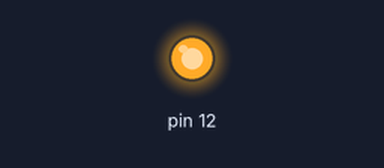
Bench run of a sketch on a simulated Arduino Uno, built with avr-gcc and run on an emulated ATmega328P. Parts: output pins drawn as LEDs (lit = HIGH).

Above: at 3.3 s.
Timing chart, 0 to 4.8 s (numbered marks = the images above):
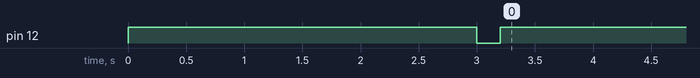

The sketch:

miniplayer-noserial.ino
```cpp
void setup() {
  pinMode(12, OUTPUT);
  digitalWrite(12, HIGH);
  delay(3000);

  digitalWrite(12, LOW);
  delay(200);
  digitalWrite(12, HIGH);

}

void loop() {
  // put your main code here, to run repeatedly:

}
```
